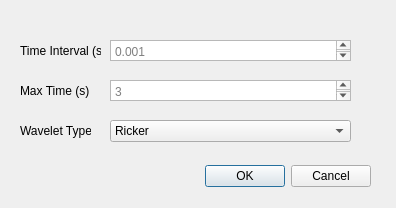
<?xml version="1.0" encoding="UTF-8"?>
<ui version="4.0">
 <class>syngen_diaglog</class>
 <widget class="QDialog" name="syngen_diaglog">
  <property name="geometry">
   <rect>
    <x>0</x>
    <y>0</y>
    <width>396</width>
    <height>208</height>
   </rect>
  </property>
  <property name="windowTitle">
   <string>Dialog</string>
  </property>
  <widget class="QDialogButtonBox" name="buttonBox">
   <property name="geometry">
    <rect>
     <x>30</x>
     <y>160</y>
     <width>341</width>
     <height>32</height>
    </rect>
   </property>
   <property name="orientation">
    <enum>Qt::Horizontal</enum>
   </property>
   <property name="standardButtons">
    <set>QDialogButtonBox::Cancel|QDialogButtonBox::Ok</set>
   </property>
  </widget>
  <widget class="QComboBox" name="Waveletlist">
   <property name="geometry">
    <rect>
     <x>110</x>
     <y>120</y>
     <width>241</width>
     <height>22</height>
    </rect>
   </property>
   <property name="editable">
    <bool>false</bool>
   </property>
   <property name="currentText">
    <string>Ricker</string>
   </property>
   <property name="placeholderText">
    <string/>
   </property>
   <item>
    <property name="text">
     <string>Ricker</string>
    </property>
   </item>
   <item>
    <property name="text">
     <string>Ormsby</string>
    </property>
   </item>
  </widget>
  <widget class="QLabel" name="wavelet_type_label">
   <property name="geometry">
    <rect>
     <x>20</x>
     <y>120</y>
     <width>71</width>
     <height>21</height>
    </rect>
   </property>
   <property name="text">
    <string>Wavelet Type:</string>
   </property>
  </widget>
  <widget class="QLabel" name="max_time_label">
   <property name="geometry">
    <rect>
     <x>20</x>
     <y>80</y>
     <width>71</width>
     <height>21</height>
    </rect>
   </property>
   <property name="text">
    <string>Max Time (s)</string>
   </property>
  </widget>
  <widget class="QLabel" name="time_int_label">
   <property name="geometry">
    <rect>
     <x>20</x>
     <y>40</y>
     <width>81</width>
     <height>21</height>
    </rect>
   </property>
   <property name="text">
    <string>Time Interval (s)</string>
   </property>
  </widget>
  <widget class="QPlainTextEdit" name="max_time_input">
   <property name="geometry">
    <rect>
     <x>110</x>
     <y>80</y>
     <width>241</width>
     <height>21</height>
    </rect>
   </property>
   <property name="placeholderText">
    <string>3</string>
   </property>
  </widget>
  <widget class="QPlainTextEdit" name="time_int_input">
   <property name="geometry">
    <rect>
     <x>110</x>
     <y>40</y>
     <width>241</width>
     <height>21</height>
    </rect>
   </property>
   <property name="placeholderText">
    <string>0.001</string>
   </property>
  </widget>
 </widget>
 <resources/>
 <connections>
  <connection>
   <sender>buttonBox</sender>
   <signal>accepted()</signal>
   <receiver>syngen_diaglog</receiver>
   <slot>accept()</slot>
   <hints>
    <hint type="sourcelabel">
     <x>248</x>
     <y>254</y>
    </hint>
    <hint type="destinationlabel">
     <x>157</x>
     <y>274</y>
    </hint>
   </hints>
  </connection>
  <connection>
   <sender>buttonBox</sender>
   <signal>rejected()</signal>
   <receiver>syngen_diaglog</receiver>
   <slot>reject()</slot>
   <hints>
    <hint type="sourcelabel">
     <x>316</x>
     <y>260</y>
    </hint>
    <hint type="destinationlabel">
     <x>286</x>
     <y>274</y>
    </hint>
   </hints>
  </connection>
 </connections>
</ui>
